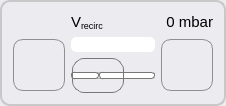
              <widget class="QGroupBox" name="groupBox_recirc">
               <property name="sizePolicy">
                <sizepolicy hsizetype="Expanding" vsizetype="Expanding">
                 <horstretch>0</horstretch>
                 <verstretch>0</verstretch>
                </sizepolicy>
               </property>
               <property name="minimumSize">
                <size>
                 <width>150</width>
                 <height>50</height>
                </size>
               </property>
               <property name="maximumSize">
                <size>
                 <width>16777215</width>
                 <height>16777215</height>
                </size>
               </property>
               <property name="font">
                <font>
                 <family>Arial</family>
                 <pointsize>24</pointsize>
                </font>
               </property>
               <property name="styleSheet">
                <string notr="true">QGroupBox { 
     border: 2px solid  rgb(200, 200, 200); ; 
     border-radius: 10px; 
    color: rgb(80, 80, 80);
    background-color: rgb(235, 235, 240);
   /* background-color: rgb(235, 240, 235);*/
 } 
   

 QPushButton {
     border: 1px solid #8f8f91;
     border-radius: 10px;
     background-color: qlineargradient(x1: 0, y1: 0, x2: 0, y2: 1,
                                       stop: 0 #f6f7fa, stop: 1 #dadbde);
     min-width: 50px;
	 min-height: 50px;
     max-width: 50px;
	 max-height: 50px;
 }


 QPushButton:focus:pressed {
     background-color: qlineargradient(x1: 0, y1: 0, x2: 0, y2: 1,
                                       stop: 0 #F0F0FF, stop: 1 #f6f7fa);
 }

 QPushButton:hover {
     background-color: qlineargradient(x1: 0, y1: 0, x2: 0, y2: 1,
                                       stop: 0 #f6f7fa, stop: 1 #F0F0FF);
 }

QPushButton:disabled{ background-color: #CCCCCC; }

 QPushButton:flat {
     border: none; /* no border for a flat push button */
 }

 QPushButton:default {
     border-color: navy; /* make the default button prominent */
 }</string>
               </property>
               <property name="title">
                <string/>
               </property>
               <layout class="QGridLayout" name="gridLayout_8">
                <property name="topMargin">
                 <number>11</number>
                </property>
                <item row="3" column="0" rowspan="2" colspan="3">
                 <widget class="QPushButton" name="pushButton_recirculationDown">
                  <property name="maximumSize">
                   <size>
                    <width>52</width>
                    <height>52</height>
                   </size>
                  </property>
                  <property name="toolTip">
                   <string>Fine tuning: single step decrement</string>
                  </property>
                  <property name="styleSheet">
                   <string notr="true"/>
                  </property>
                  <property name="text">
                   <string/>
                  </property>
                  <property name="icon">
                   <iconset resource="../resources.qrc">
                    <normaloff>:/icons/minus.png</normaloff>:/icons/minus.png</iconset>
                  </property>
                  <property name="iconSize">
                   <size>
                    <width>35</width>
                    <height>35</height>
                   </size>
                  </property>
                  <property name="flat">
                   <bool>false</bool>
                  </property>
                 </widget>
                </item>
                <item row="1" column="4" colspan="2">
                 <widget class="QLabel" name="label_recircPressure">
                  <property name="font">
                   <font>
                    <pointsize>11</pointsize>
                   </font>
                  </property>
                  <property name="toolTip">
                   <string>&lt;html&gt;&lt;head/&gt;&lt;body&gt;&lt;p&gt;&lt;span style=&quot; font-size:11pt;&quot;&gt; current value / set point &lt;/span&gt;&lt;/p&gt;&lt;/body&gt;&lt;/html&gt;</string>
                  </property>
                  <property name="styleSheet">
                   <string notr="true"/>
                  </property>
                  <property name="text">
                   <string>0 mbar</string>
                  </property>
                  <property name="alignment">
                   <set>Qt::AlignBottom|Qt::AlignRight|Qt::AlignTrailing</set>
                  </property>
                 </widget>
                </item>
                <item row="4" column="3" colspan="2">
                 <widget class="QSlider" name="horizontalSlider_recirculation">
                  <property name="minimumSize">
                   <size>
                    <width>0</width>
                    <height>35</height>
                   </size>
                  </property>
                  <property name="toolTip">
                   <string>&lt;html&gt;&lt;head/&gt;&lt;body&gt;&lt;p&gt;Increase/decrease the vacuum channel Vrecirc&lt;/p&gt;&lt;/body&gt;&lt;/html&gt;</string>
                  </property>
                  <property name="styleSheet">
                   <string notr="true">QSlider::groove:horizontal {
border: 1px solid #bbb;
background: white;
height: 5px;
border-radius: 3px;
}

QSlider::sub-page:horizontal {
background: qlineargradient(x1: 0, y1: 0,    x2: 0, y2: 1,
stop: 0 #dafefe,
stop: 1 #331cfe );
background: QLinearGradient( x1: 0, y1: 0, x2: 1, y2: 0,
stop: 0 #A9D08E,
stop: 0.4 #549635,
stop: 0.7 #148C14,
stop: 1 #006400 );
border: 1px solid #777;
height: 5px;
border-radius: 3px;
}

QSlider::add-page:horizontal {
background: #fff;
border: 1px solid #777;
height: 5px;
border-radius: 3px;
}

QSlider::handle:horizontal {
background: qlineargradient(x1:0, y1:0, x2:1, y2:1,
    stop:0 #eee, stop:1 #ccc);
border: 1px solid #777;
width: 50px;
margin-top: -15px;
margin-bottom: -15px;
border-radius: 12px;
}

QSlider::handle:horizontal:hover {
background: qlineargradient(x1:0, y1:0, x2:1, y2:1,
    stop:0 #fff, stop:1 #ddd);
border: 1px solid #444;
border-radius: 4px;
}

QSlider::sub-page:horizontal:disabled {
background: #bbb;
border-color: #999;
}

QSlider::add-page:horizontal:disabled {
background: #eee;
border-color: #999;
}

QSlider::handle:horizontal:disabled {
background: #eee;
border: 1px solid #aaa;
border-radius: 4px;
}</string>
                  </property>
                  <property name="minimum">
                   <number>0</number>
                  </property>
                  <property name="maximum">
                   <number>300</number>
                  </property>
                  <property name="orientation">
                   <enum>Qt::Horizontal</enum>
                  </property>
                  <property name="tickPosition">
                   <enum>QSlider::TicksBelow</enum>
                  </property>
                  <property name="tickInterval">
                   <number>10</number>
                  </property>
                 </widget>
                </item>
                <item row="1" column="3">
                 <widget class="QLabel" name="label_recirc">
                  <property name="font">
                   <font>
                    <pointsize>11</pointsize>
                   </font>
                  </property>
                  <property name="styleSheet">
                   <string notr="true"/>
                  </property>
                  <property name="text">
                   <string notr="true">&lt;html&gt;&lt;head/&gt;&lt;body&gt;&lt;p&gt;V&lt;span style=&quot; vertical-align:sub;&quot;&gt;recirc&lt;/span&gt;&lt;/p&gt;&lt;/body&gt;&lt;/html&gt;</string>
                  </property>
                  <property name="alignment">
                   <set>Qt::AlignBottom|Qt::AlignLeading|Qt::AlignLeft</set>
                  </property>
                 </widget>
                </item>
                <item row="3" column="3" colspan="2">
                 <widget class="QProgressBar" name="progressBar_recirc">
                  <property name="minimumSize">
                   <size>
                    <width>0</width>
                    <height>0</height>
                   </size>
                  </property>
                  <property name="maximumSize">
                   <size>
                    <width>16777215</width>
                    <height>15</height>
                   </size>
                  </property>
                  <property name="font">
                   <font>
                    <pointsize>10</pointsize>
                    <weight>50</weight>
                    <bold>false</bold>
                   </font>
                  </property>
                  <property name="toolTip">
                   <string>Current vacuum value</string>
                  </property>
                  <property name="styleSheet">
                   <string notr="true">QProgressBar {
border: 1px solid white;
padding: 1px;
color: rgb(255, 255, 255);
border-bottom-right-radius: 5px;
border-bottom-left-radius: 5px;
border-top-right-radius: 5px;
border-top-left-radius: 5px;
text-align:right;
/*margin-right: 25ex;*/
background: QLinearGradient( x1: 0, y1: 0, x2: 1, y2: 0,
stop: 0 #fff,
stop: 0.4 #eee,
stop: 0.7 #ddd,
stop: 1 #eee );
width: 15px;
}

QProgressBar::chunk {
background: QLinearGradient( x1: 0, y1: 0, x2: 1, y2: 0,
stop: 0 #A9D08E,
stop: 0.4 #549635,
stop: 0.7 #148C14,
stop: 1 #006400 );
border-bottom-right-radius: 5px;
border-bottom-left-radius: 5px;
border-top-right-radius: 5px;
border-top-left-radius: 5px;
/*border: 2px solid white;*/
/*width: 1px;*/
}</string>
                  </property>
                  <property name="minimum">
                   <number>0</number>
                  </property>
                  <property name="maximum">
                   <number>300</number>
                  </property>
                  <property name="value">
                   <number>0</number>
                  </property>
                  <property name="alignment">
                   <set>Qt::AlignRight</set>
                  </property>
                  <property name="textVisible">
                   <bool>false</bool>
                  </property>
                  <property name="invertedAppearance">
                   <bool>false</bool>
                  </property>
                  <property name="format">
                   <string notr="true">%v mbar</string>
                  </property>
                 </widget>
                </item>
                <item row="3" column="5" rowspan="2">
                 <widget class="QPushButton" name="pushButton_recirculationUp">
                  <property name="maximumSize">
                   <size>
                    <width>52</width>
                    <height>52</height>
                   </size>
                  </property>
                  <property name="toolTip">
                   <string>Fine tuning: single step increment</string>
                  </property>
                  <property name="styleSheet">
                   <string notr="true"/>
                  </property>
                  <property name="text">
                   <string/>
                  </property>
                  <property name="icon">
                   <iconset resource="../resources.qrc">
                    <normaloff>:/icons/plus.png</normaloff>:/icons/plus.png</iconset>
                  </property>
                  <property name="iconSize">
                   <size>
                    <width>35</width>
                    <height>35</height>
                   </size>
                  </property>
                  <property name="flat">
                   <bool>false</bool>
                  </property>
                 </widget>
                </item>
                <item row="1" column="0">
                 <widget class="QWidget" name="widget_8" native="true">
                  <property name="maximumSize">
                   <size>
                    <width>10</width>
                    <height>16777215</height>
                   </size>
                  </property>
                 </widget>
                </item>
                <item row="1" column="2">
                 <widget class="QWidget" name="widget_7" native="true">
                  <property name="maximumSize">
                   <size>
                    <width>10</width>
                    <height>16777215</height>
                   </size>
                  </property>
                 </widget>
                </item>
                <item row="1" column="1">
                 <widget class="QLabel" name="label_led_vr">
                  <property name="maximumSize">
                   <size>
                    <width>20</width>
                    <height>20</height>
                   </size>
                  </property>
                  <property name="text">
                   <string/>
                  </property>
                 </widget>
                </item>
               </layout>
              </widget>
